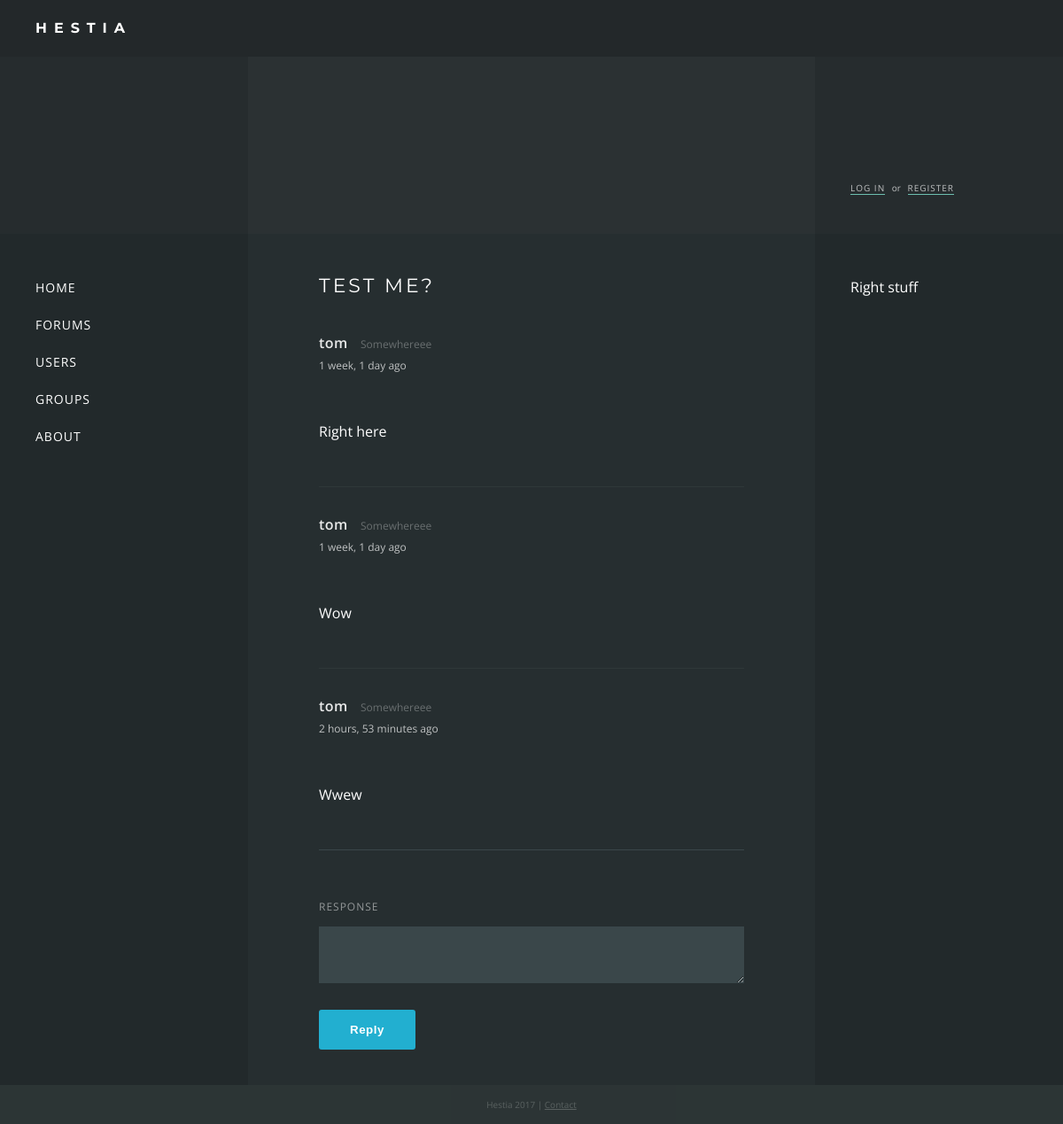
Before: /forums/7/ with the older database file.
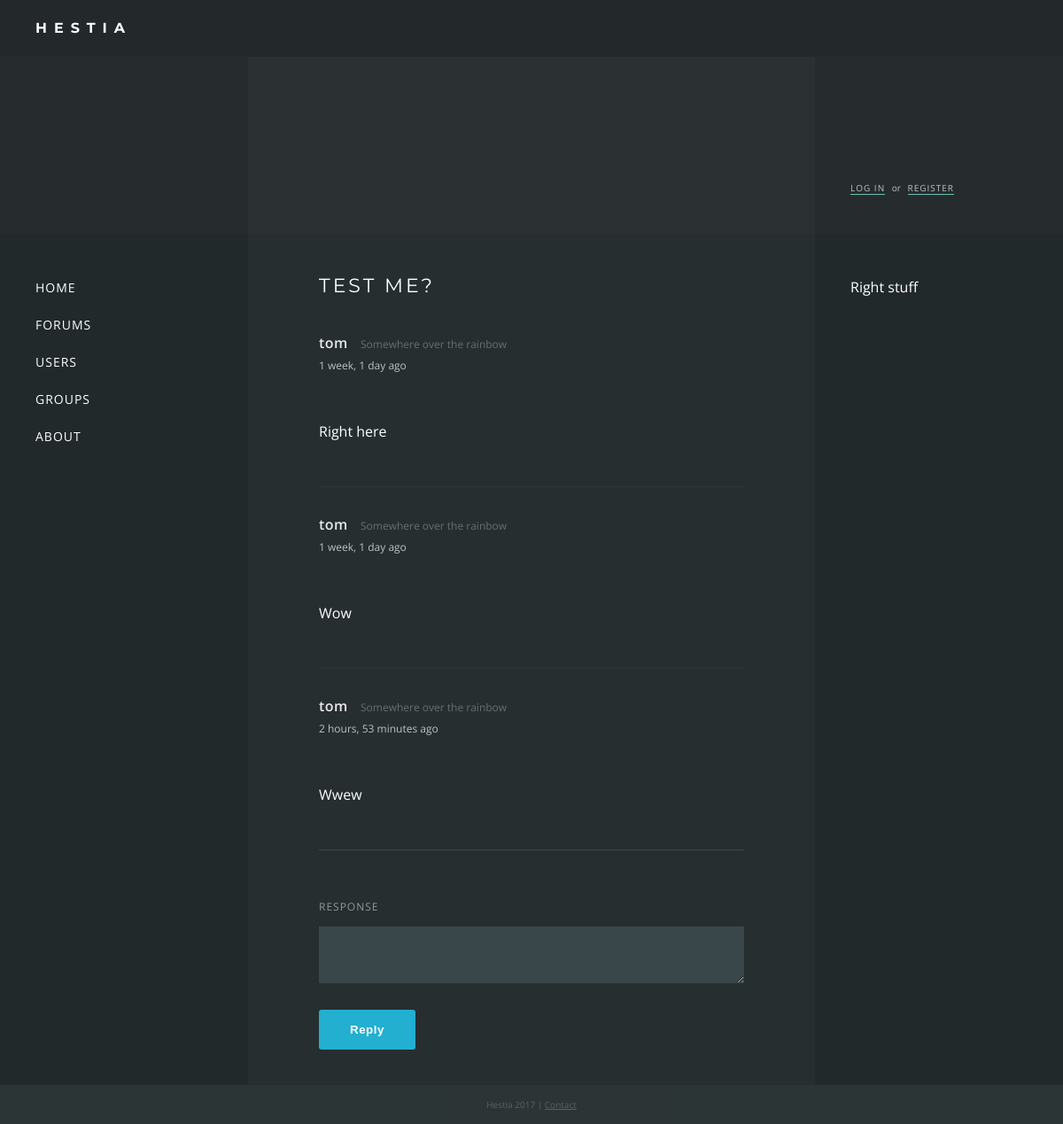
After: the same page with the newer database file.
### forums/models.py (models this page shows, shortened)
class Thread(models.Model):
    thread_title = models.CharField(max_length=200)
    thread_content = models.CharField(max_length=200)
    thread_date = models.DateTimeField('date posted')
    author = models.ForeignKey(settings.AUTH_USER_MODEL, null=True)
    def was_posted_recently(self):
    	now = timezone.now()
    	return now - datetime.timedelta(days=1) <= self.thread_date <= now
    was_posted_recently.thread_date  = True
    was_posted_recently.boolean = True
    was_posted_recently.short_description = 'Published recently?'

class Response(models.Model):
    default_user = User.objects.get(pk=1)
    thread = models.ForeignKey(Thread, on_delete=models.CASCADE)
    author = models.ForeignKey(settings.AUTH_USER_MODEL)
    response_content = models.CharField(max_length=200)
    response_date = models.DateTimeField('date posted')

### users/models.py (models this page shows, shortened)
class Profile(models.Model):
    user = models.OneToOneField(User)
    location = models.CharField(max_length=140, blank=True)
    description = models.CharField(max_length=255, blank=True)
    icon = models.ImageField(upload_to='static/icons', blank=True)

### forums/views.py (the view)
# urls.py: url(r'^(?P<pk>[0-9]+)/$', views.ViewView.as_view(), name='detail'),
class ViewView(generic.DetailView):
    model = Thread
    template_name = 'forums/view.html'

### forums/templates/forums/view.html (shortened to what this page needs)
{% extends "base.html" %}
{% block content %}
<div class="thread">
	<div class="first">
		<h1>{% block title %}{{ thread.thread_title }}{% endblock %}</h1>
		<div class="author">
			<div class="name">{{ thread.author }}</div>
			<div class="location">{{ thread.author.profile.location }}</div>
		</div>
		<div class="time">{{ thread.thread_date|timesince }} ago</div>
		<div class="post">{{ thread.thread_content }}</div>
	</div>
	<div class="responses">
		{% for response in thread.response_set.all %}
		<div class="response">
			<div class="author">
				<div class="name">{{ response.author }}</div>
				<div class="location">{{ response.author.profile.location }}</div>
			</div>
			<div class="time">{{ response.response_date|timesince }} ago</div>
			<div class="post">{{ response.response_content }}</div>
		</div>
		{% endfor %}
	</div>
	<div class="respond">
		<form action="/forums/{{ thread.id }}/respond/" method="post">
		<label for="response_content">Response</label><br>
		<textarea name="response_content"></textarea>
		<button type="submit" class="primary-button">Reply</button>
		</form>
	</div>
</div>
{% endblock %}

Changed rows visible on the page:
changed through a linked row, Thread "TEST ME?": author.profile.location "Somewhereee" → "Somewhere over the rainbow"
changed through a linked row, Response "Wow": author.profile.location "Somewhereee" → "Somewhere over the rainbow"
changed through a linked row, Response "Wwew": author.profile.location "Somewhereee" → "Somewhere over the rainbow"
